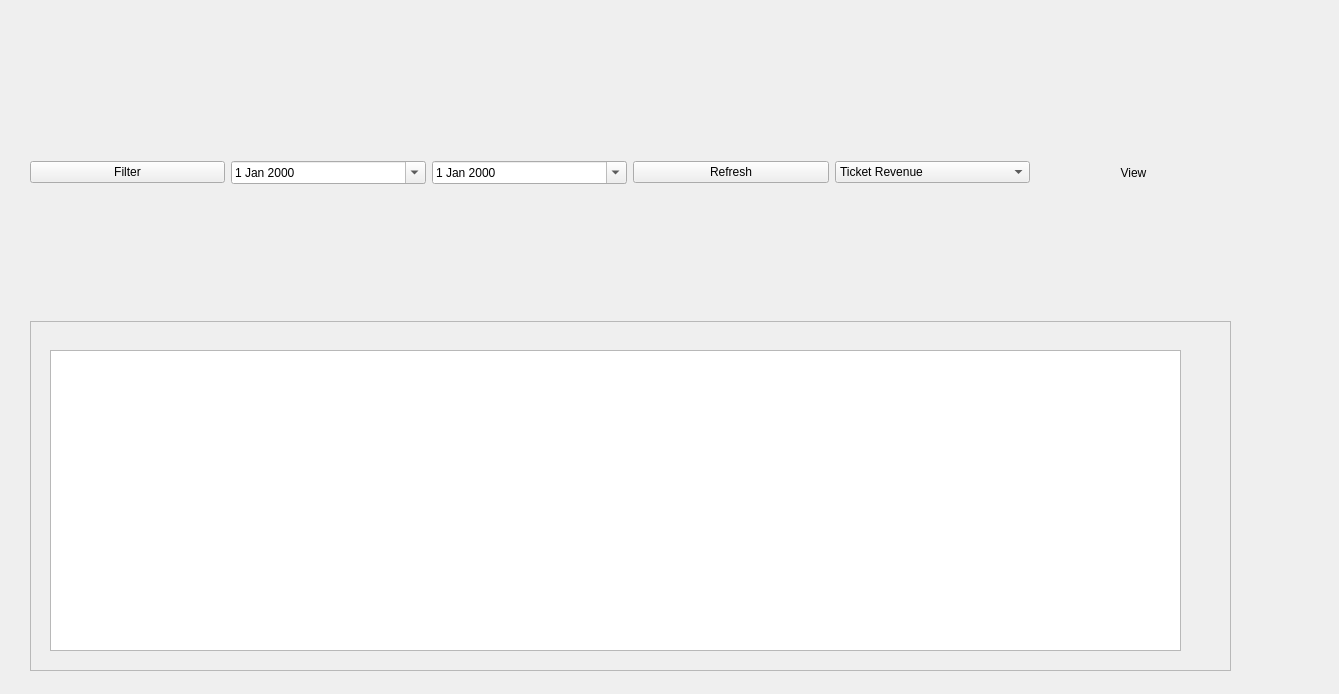
<?xml version="1.0" encoding="UTF-8"?>
<ui version="4.0">
 <class>ReportWidget</class>
 <widget class="QWidget" name="ReportWidget">
  <property name="geometry">
   <rect>
    <x>0</x>
    <y>0</y>
    <width>1339</width>
    <height>694</height>
   </rect>
  </property>
  <property name="windowTitle">
   <string>Form</string>
  </property>
  <widget class="QWidget" name="verticalLayoutWidget">
   <property name="geometry">
    <rect>
     <x>30</x>
     <y>30</y>
     <width>1201</width>
     <height>641</height>
    </rect>
   </property>
   <layout class="QVBoxLayout" name="verticalLayout">
    <item>
     <layout class="QHBoxLayout" name="horizontalLayout">
      <item>
       <widget class="QPushButton" name="btnFilter">
        <property name="text">
         <string>Filter</string>
        </property>
       </widget>
      </item>
      <item>
       <widget class="QDateEdit" name="dateTo">
        <property name="calendarPopup">
         <bool>true</bool>
        </property>
       </widget>
      </item>
      <item>
       <widget class="QDateEdit" name="dateFrom">
        <property name="calendarPopup">
         <bool>true</bool>
        </property>
       </widget>
      </item>
      <item>
       <widget class="QPushButton" name="btnRefresh">
        <property name="text">
         <string>Refresh</string>
        </property>
        <property name="icon">
         <iconset resource="resources.qrc">
          <normaloff>:/icons/icons/update-alt-2-svgrepo-com.svg</normaloff>:/icons/icons/update-alt-2-svgrepo-com.svg</iconset>
        </property>
       </widget>
      </item>
      <item>
       <widget class="QComboBox" name="comboChartType">
        <item>
         <property name="text">
          <string>Ticket Revenue</string>
         </property>
        </item>
        <item>
         <property name="text">
          <string>Number of Visitors</string>
         </property>
        </item>
        <item>
         <property name="text">
          <string>Ticket Types Distribution</string>
         </property>
        </item>
       </widget>
      </item>
      <item>
       <widget class="QLabel" name="label">
        <property name="text">
         <string>View</string>
        </property>
        <property name="alignment">
         <set>Qt::AlignmentFlag::AlignCenter</set>
        </property>
       </widget>
      </item>
     </layout>
    </item>
    <item>
     <widget class="QFrame" name="frameChart">
      <property name="minimumSize">
       <size>
        <width>0</width>
        <height>350</height>
       </size>
      </property>
      <property name="frameShape">
       <enum>QFrame::Shape::StyledPanel</enum>
      </property>
      <property name="frameShadow">
       <enum>QFrame::Shadow::Raised</enum>
      </property>
      <widget class="QWidget" name="verticalLayoutWidget_2">
       <property name="geometry">
        <rect>
         <x>20</x>
         <y>29</y>
         <width>1131</width>
         <height>301</height>
        </rect>
       </property>
       <layout class="QVBoxLayout" name="verticalLayout_2">
        <item>
         <widget class="QTextBrowser" name="textEdit"/>
        </item>
       </layout>
      </widget>
     </widget>
    </item>
   </layout>
  </widget>
 </widget>
 <resources>
  <include location="resources.qrc"/>
 </resources>
 <connections/>
</ui>
